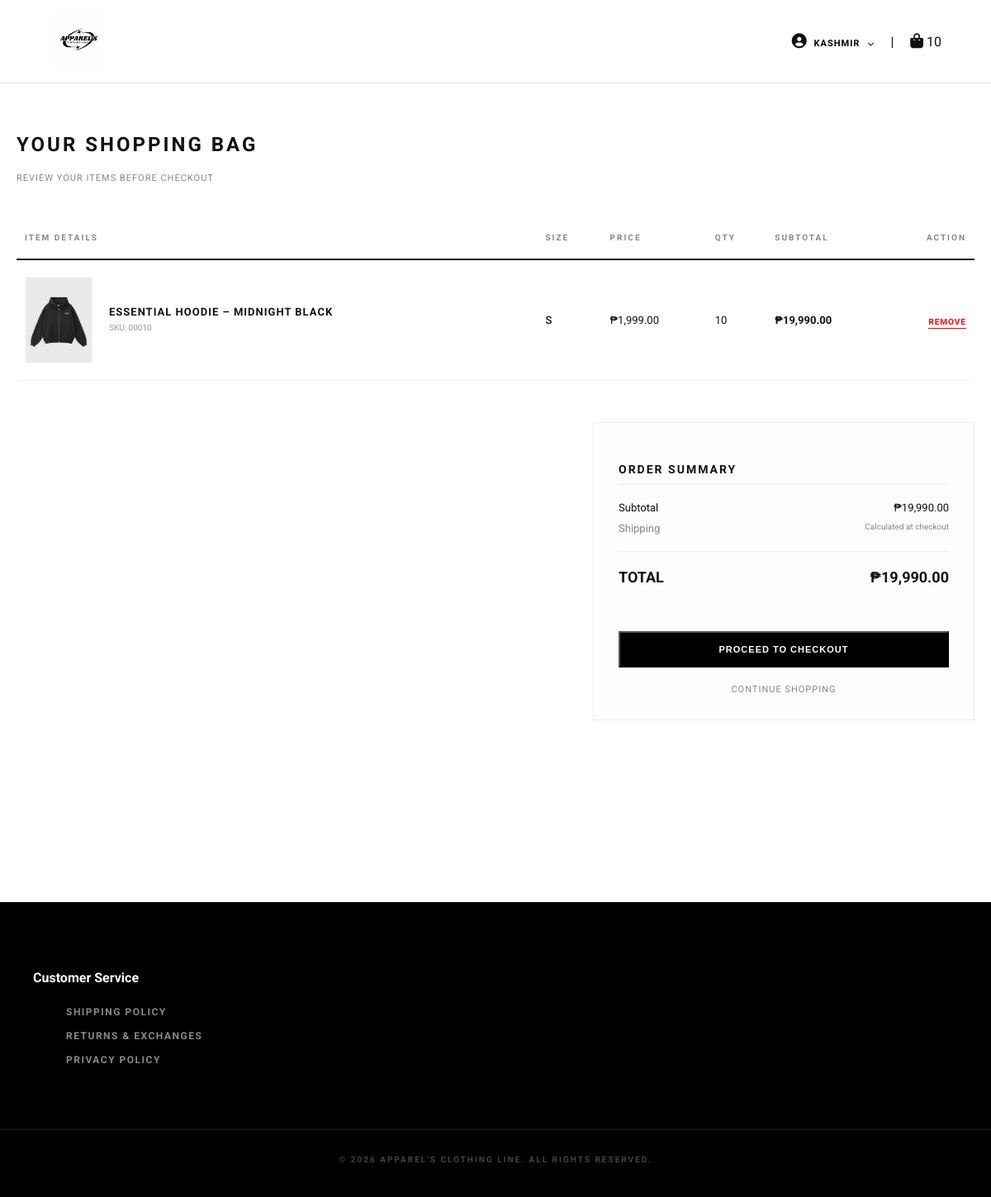
The app's page /cart.php (signed in) with its own data.
### tables this page shows
CREATE TABLE `cart` (
  `id` int(11) NOT NULL,
  `user_id` int(11) DEFAULT NULL,
  `product_id` int(11) DEFAULT NULL,
  `quantity` int(11) DEFAULT NULL,
  `size` varchar(10) DEFAULT NULL
);

CREATE TABLE `products` (
  `id` int(11) NOT NULL,
  `name` varchar(100) DEFAULT NULL,
  `description` text DEFAULT NULL,
  `price` decimal(10,2) DEFAULT NULL,
  `size` varchar(20) DEFAULT NULL,
  `color` varchar(20) DEFAULT NULL,
  `image` varchar(255) DEFAULT NULL,
  `category` varchar(50) DEFAULT NULL,
  `stock_s` int(11) DEFAULT 0,
  `stock_m` int(11) DEFAULT 0,
  `stock_l` int(11) DEFAULT 0,
  `stock_xl` int(11) DEFAULT 0
);

### cart.php (the view, shortened to what this page needs)
<?php
include "config/database.php";
$v = "6.5";
$user_id = $_SESSION['user_id'];
$count_res = mysqli_query($conn, "SELECT SUM(quantity) as total FROM cart WHERE user_id = $user_id");
$count_row = mysqli_fetch_assoc($count_res);
$cart_count = $count_row['total'] ?? 0;
$cart_query = "SELECT c.*, p.name, p.price, p.image, p.description, p.stock_s, p.stock_m, p.stock_l, p.stock_xl
                FROM cart c
                JOIN products p ON c.product_id = p.id
                WHERE c.user_id = $user_id";
$cart_items = mysqli_query($conn, $cart_query);
?>
<!DOCTYPE html>
<html lang="en">
<head>
    <link rel="stylesheet" href="assets/css/style.css?v=<?php echo $v; ?>">
    <link rel="stylesheet" href="https://cdnjs.cloudflare.com/ajax/libs/font-awesome/6.5.0/css/all.min.css">
</head>
<body onload="noBack();" onpageshow="if (event.persisted) noBack();">
<header class="header">
    <div class="container header-container">
        <div class="logo">
            <a href="index.php">
                <img src="assets/images/new_logo.jpg" alt="Logo" class="header-logo">
            </a>
        </div>
        <div class="header-right">
            <div class="user-dropdown">
                <a href="javascript:void(0)" class="header-icon dropdown-trigger">
                    <i class="fas fa-user-circle"></i>
                    <span class="user-name-text"><?= strtoupper($_SESSION['first_name'] ?? 'USER') ?></span>
                    <i class="fas fa-chevron-down" style="font-size: 8px; margin-left: 5px;"></i>
                </a>
            </div>
            <span class="divider">|</span>
            <a href="cart.php" class="header-icon active-cart" title="Cart">
                <i class="fas fa-shopping-bag"></i>
                <?php if($cart_count > 0): ?>
                    <span class="cart-count"><?php echo $cart_count; ?></span>
                <?php endif; ?>
            </a>
        </div>
    </div>
</header>
<main class="container">
    <div class="cart-header" style="margin-top: 40px; margin-bottom: 40px;">
        <h2 style="text-transform: uppercase; letter-spacing: 3px; font-weight: 700; font-size: 24px;">Your Shopping Bag</h2>
        <p style="font-size: 11px; color: #888; letter-spacing: 1px; text-transform: uppercase;">Review your items before checkout</p>
    </div>
    <?php if(mysqli_num_rows($cart_items) > 0): ?>
        <div style="overflow-x: auto;">
            <table style="width: 100%; border-collapse: collapse; margin-bottom: 50px;">
                <thead>
                    <tr style="text-align: left; text-transform: uppercase; font-size: 10px; letter-spacing: 2px; border-bottom: 2px solid #111; color: #888;">
                        <th style="padding: 20px 10px;">Item Details</th>
                        <th style="padding: 20px 10px;">Size</th>
                        <th style="padding: 20px 10px;">Price</th>
                        <th style="padding: 20px 10px;">Qty</th>
                        <th style="padding: 20px 10px;">Subtotal</th>
                        <th style="padding: 20px 10px; text-align: right;">Action</th>
                    </tr>
                </thead>
                <tbody>
                    <?php
                    $total_amount = 0;
                    while($item = mysqli_fetch_assoc($cart_items)):
                        $subtotal = $item['price'] * $item['quantity'];
                        $total_amount += $subtotal;
                    ?>
                    <tr style="border-bottom: 1px solid #f2f2f2;">
                        <td style="padding: 20px 10px; display: flex; align-items: center; gap: 20px;">
                            <img src="assets/images/<?php echo $item['image']; ?>" style="width: 80px; height: auto; border: 1px solid #f9f9f9;">
                            <div>
                                <span style="display: block; font-weight: 700; font-size: 13px; text-transform: uppercase; letter-spacing: 1px;"><?php echo htmlspecialchars($item['name']); ?></span>
                                <span style="font-size: 10px; color: #999;">SKU: <?php echo str_pad($item['product_id'], 5, '0', STR_PAD_LEFT); ?></span>
                            </div>
                        </td>
                        <td style="padding: 20px 10px; font-size: 13px; font-weight: 500;"><?php echo $item['size']; ?></td>
                        <td style="padding: 20px 10px; font-size: 13px;">₱<?php echo number_format($item['price'], 2); ?></td>
                        <td style="padding: 20px 10px; font-size: 13px;"><?php echo $item['quantity']; ?></td>
                        <td style="padding: 20px 10px; font-size: 13px; font-weight: 700;">₱<?php echo number_format($subtotal, 2); ?></td>
                        <td style="padding: 20px 10px; text-align: right;">
                            <a href="javascript:void(0)"
                               onclick="openRemoveModal('<?php echo $item['id']; ?>', '<?php echo htmlspecialchars($item['name'], ENT_QUOTES); ?>')"
                               style="color: #ff0000; text-decoration: none; font-size: 10px; text-transform: uppercase; font-weight: 700; letter-spacing: 1px; border-bottom: 1px solid #ff0000; padding-bottom: 2px;">
                                Remove
                            </a>
                        </td>
                    </tr>
                    <?php endwhile; ?>
                </tbody>
            </table>
        </div>
        <div style="display: flex; justify-content: flex-end; align-items: flex-start; gap: 40px; margin-bottom: 100px;">
            <div style="width: 100%; max-width: 400px; background: #fdfdfd; padding: 30px; border: 1px solid #eee;">
                <h4 style="text-transform: uppercase; letter-spacing: 2px; font-size: 14px; margin-bottom: 20px; border-bottom: 1px solid #eee; padding-bottom: 10px;">Order Summary</h4>
                <div style="display: flex; justify-content: space-between; margin-bottom: 10px; font-size: 13px;">
                    <span>Subtotal</span>
                    <span>₱<?php echo number_format($total_amount, 2); ?></span>
                </div>
                <div style="display: flex; justify-content: space-between; margin-bottom: 20px; font-size: 13px; color: #888;">
                    <span>Shipping</span>
                    <span style="font-size: 10px;">Calculated at checkout</span>
                </div>
                <div style="display: flex; justify-content: space-between; margin-bottom: 30px; font-size: 18px; font-weight: 700; border-top: 1px solid #eee; padding-top: 20px;">
                    <span>TOTAL</span>
                    <span>₱<?php echo number_format($total_amount, 2); ?></span>
                </div>
                <button class="btn-add-cart" onclick="location.href='checkout.php'">Proceed to Checkout</button>
                <a href="index.php" style="display: block; text-align: center; margin-top: 20px; font-size: 11px; text-transform: uppercase; letter-spacing: 1px; color: #888; text-decoration: none;">Continue Shopping</a>
            </div>
        </div>
    <?php endif; ?>
</main>
<footer class="footer">
    <div class="footer-container">
        <div class="footer-section">
            <h4 class="footer-title">Customer Service</h4>
            <ul class="footer-links">
                <li><a href="#">Shipping Policy</a></li>
                <li><a href="#">Returns & Exchanges</a></li>
                <li><a href="#">Privacy Policy</a></li>
            </ul>
        </div>
    </div>
    <div class="footer-bottom">
        <p>&copy; 2026 APPAREL'S CLOTHING LINE. ALL RIGHTS RESERVED.</p>
    </div>
</footer>
</body>
</html>

### assets/css/style.css (style rules this page uses)
body { margin: 0; padding: 0; font-family: 'Roboto', 'Inter', sans-serif; background-color: #fff; color: #111; -webkit-font-smoothing: antialiased; }
.container { max-width: 1200px; margin: 0 auto; padding: 20px; }
.header { height: 100px; display: flex; align-items: center; border-bottom: 1px solid #e0e0e0; background-color: #fff; position: sticky; top: 0; z-index: 1000; }
.header-container { width: 90%; max-width: 1200px; margin: 0 auto; display: flex; justify-content: space-between; align-items: center; }
.header-logo { height: 70px; width: auto; object-fit: contain; }
.header-right { display: flex; align-items: center; justify-content: flex-end; gap: 20px; }
.header-icon, .header-icon i, .header-icon:visited, .header-icon:active, .header-icon:link { color: #111 !important; text-decoration: none; outline: none; }
.user-name-text { font-size: 12px; font-weight: 700; letter-spacing: 1.5px; text-transform: uppercase; color: #000; }
.header-right { display: flex; align-items: center; justify-content: flex-end; gap: 20px; min-width: auto; }
.header-icon i { font-size: 18px; }
.user-dropdown { position: relative; display: inline-block; }
.user-name-text { font-size: 11px; font-weight: 700; letter-spacing: 1px; margin-left: 5px; text-transform: uppercase; cursor: pointer; }
.btn-add-cart { width: 100%; background: #000; color: #fff; padding: 14px; margin-top: 25px; text-transform: uppercase; font-size: 11px; font-weight: 700; letter-spacing: 1px; }
.footer { background-color: #000; padding: 60px 0 30px; margin-top: 100px; color: #fff; }
.footer-container { max-width: 1200px; margin: 0 auto; display: flex; justify-content: space-between; padding: 0 40px; gap: 40px; }
.footer-section { flex: 1; }
.footer-links li { list-style: none; margin-bottom: 10px; }
.footer-links li a { color: #888 !important; text-decoration: none; font-size: 12px; transition: color 0.3s ease; text-transform: uppercase; letter-spacing: 1.5px; font-weight: 700; }
.footer-bottom { margin-top: 60px; padding-top: 20px; border-top: 1px solid #222; text-align: center; }
.footer-bottom p { font-size: 10px; color: #444; letter-spacing: 2px; text-transform: uppercase; font-weight: 700; }

### records on screen
cart: product.image (picture), product.name "ESSENTIAL HOODIE – MIDNIGHT BLACK", product "00010", size "S", product.price "1,999.00", quantity "10", subtotal "19,990.00"

### other values on screen
$_SESSION['first_name'] "KASHMIR"
$cart_count "10"
$total_amount "19,990.00"
